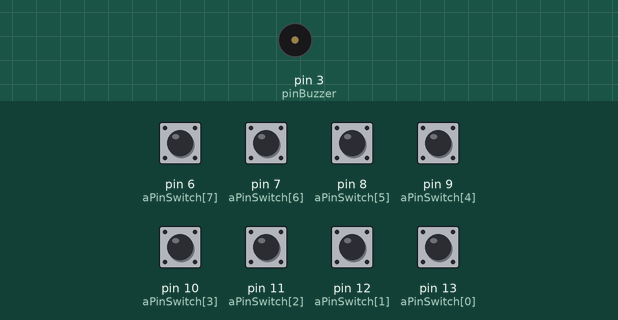
Simulated run of this sketch. Board: Arduino Uno, built with avr-gcc and run on an emulated ATmega328P. On the bench: buzzer (waves = sounding). The inputs (shaded band) are chosen by the test bench; at power-on: pin 6 (aPinSwitch[7]), pin 7 (aPinSwitch[6]), pin 8 (aPinSwitch[5]), pin 9 (aPinSwitch[4]), pin 10 (aPinSwitch[3]), pin 11 (aPinSwitch[2]), pin 12 (aPinSwitch[1]), pin 13 (aPinSwitch[0]) LOW.

Above: at 1.2 s.
1.3 s: pin 6 (aPinSwitch[7]) pulled HIGH for 1 s
At 1.8 s:
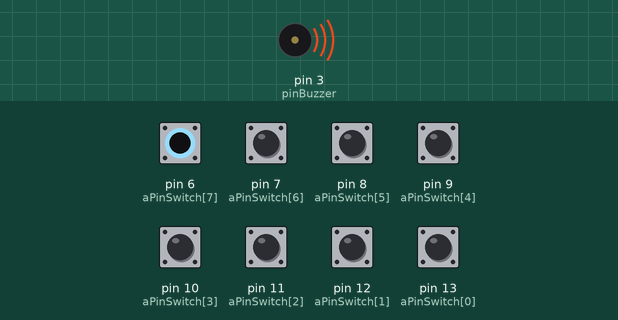
Timing chart, 0 to 4.3 s (numbered marks = the images above; inputs shaded):
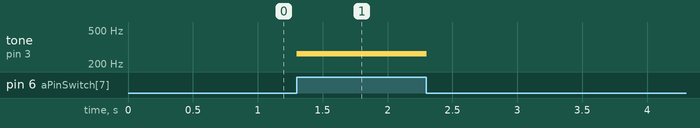

The sketch:

_15_Passive_buzzer_application.ino
```cpp
int pinGnd = 5;
int pinBuzzer = 3;
int aPinSwitch[8] = {13, 12, 11, 10, 9, 8, 7, 6};

// 3 octave - Do, Re, Mi, Fa, So, La, Ti, 4 octave - Do
int aPitchData[8] = {131, 147, 165, 175, 196, 220, 247, 262};

void setup() {
  for(int i=0; i<8; i++)
  {
    pinMode(aPinSwitch[i], INPUT);
  }
  pinMode(pinGnd, OUTPUT);
  pinMode(pinBuzzer, OUTPUT);
  digitalWrite(pinGnd, LOW);
}

void loop(){
  for(int i=0; i<8; i++)
  {
    if(digitalRead(aPinSwitch[i]))
    {
      tone(pinBuzzer,aPitchData[i]);
      delay(100);
      noTone(pinBuzzer);
    }
  }
}
```

Switch.cpp
```cpp
#include "Arduino.h"
#include "Switch.h"


/**
 * 스위치를 설정하는 함수 풀업 스위치에 지정한다.
 * @param pin 스위치에 연결된 핀 지정
 * @param led LED 에 연결된 핀 지정 기본값은 -1 이다.
*/
Switch::Switch(int8_t pin, int8_t led){
    _digitalPin = pin;
    _led = led;
    if(_led != -1) pinMode(_led, OUTPUT);
    pinMode(_digitalPin, INPUT);
}

void Switch::readSwitchChangeLed(int de)
{
    _buttonInput = digitalRead(_digitalPin);
    _button_curr_state = _buttonInput;
    if (_button_curr_state == HIGH && _button_prev_input == LOW && (millis()-_prevTime)>de){
        if(_led_state){
            _led_state = LOW;
        } else {
            _led_state = HIGH;
        }
        _prevTime = millis();
        digitalWrite(_led, _led_state);
    } else if (_button_curr_state == LOW && _button_prev_input == HIGH && (millis()-_prevTime)>de){
        _prevTime = millis();
    }
    _button_prev_input = _button_curr_state;
}

bool Switch::readSwitch(int de)
{
    _buttonInput = digitalRead(_digitalPin);
    _button_curr_state = _buttonInput;
    if (_button_curr_state == HIGH && _button_prev_input == LOW && (millis()-_prevTime)>de){
        _prevTime = millis();
        return true;
    } else if (_button_curr_state == LOW && _button_prev_input == HIGH && (millis()-_prevTime)>de){
        _prevTime = millis();
    }
    _button_prev_input = _button_curr_state;
    return false;
}

/**
 * DTC(delayed time check) 방법으로 스위치를 인식하는 함수
 * 어쩔 수 없이 전압의 변화가 있을 때 시간으로만 버튼을 인식
*/
bool Switch::readSwitchDTC(int de = 50)
{
if(digitalRead(_digitalPin)) {
    _prevTime = millis();
    // de ms High read
    if((_prevTime - _prevTime2) < de) {
      if(_flag == 0) {
        _flag = 1;
        return true;
      }
    }
    _prevTime2 = _prevTime;
  }
  else {
    // always Low
    if((millis() - _prevTime) > de) {
      if(_flag) {
        _flag = 0;
      }
    }
  }
  return false;
}
```

Switch.h
```cpp
#ifndef Switch_h
#define Switch_h
class Switch
{
  private:
    int _button_prev_input = LOW;
    int _button_curr_state = LOW;
    int _led_state = 0;
    int _digitalPin = NULL;
    int _buttonInput = 0;
    int _led = NULL;
    unsigned long _prevTime= 0;
    unsigned long _prevTime2= 0;
    bool _flag = false;

  public:
    Switch(int8_t pin, int8_t led = -1);
    void readSwitchChangeLed(int de = 50);
    bool readSwitch(int de = 50);
    bool readSwitchDTC(int de = 50);
};

#endif
```

Measured:
- after the input at 1.3 s, tone on pin 3 (pinBuzzer): silent → 262 Hz at once, → silent 1.0 s later
